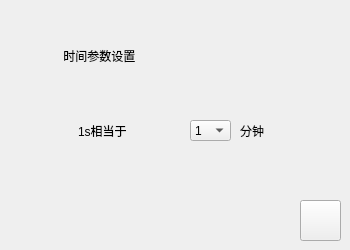
      <widget class="QWidget" name="page_13">
       <widget class="QLabel" name="label_13">
        <property name="geometry">
         <rect>
          <x>30</x>
          <y>30</y>
          <width>191</width>
          <height>51</height>
         </rect>
        </property>
        <property name="styleSheet">
         <string notr="true">font: 75 16pt &quot;微软雅黑&quot;;
border-image: url(:/background/Images/background/tm.png);</string>
        </property>
        <property name="text">
         <string>          时间参数设置</string>
        </property>
       </widget>
       <widget class="QComboBox" name="comboBox">
        <property name="geometry">
         <rect>
          <x>190</x>
          <y>120</y>
          <width>41</width>
          <height>21</height>
         </rect>
        </property>
        <property name="styleSheet">
         <string notr="true">font: 75 10pt &quot;微软雅黑&quot;;
border-image: url(:/background/Images/background/tm.png);</string>
        </property>
        <item>
         <property name="text">
          <string>1</string>
         </property>
        </item>
        <item>
         <property name="text">
          <string>30</string>
         </property>
        </item>
        <item>
         <property name="text">
          <string>60</string>
         </property>
        </item>
       </widget>
       <widget class="QLabel" name="label_32">
        <property name="geometry">
         <rect>
          <x>78</x>
          <y>120</y>
          <width>91</width>
          <height>21</height>
         </rect>
        </property>
        <property name="styleSheet">
         <string notr="true">font: 75 12pt &quot;微软雅黑&quot;;
border-image: url(:/background/Images/background/tm.png);</string>
        </property>
        <property name="text">
         <string>1s相当于</string>
        </property>
       </widget>
       <widget class="QLabel" name="label_34">
        <property name="geometry">
         <rect>
          <x>240</x>
          <y>120</y>
          <width>54</width>
          <height>22</height>
         </rect>
        </property>
        <property name="styleSheet">
         <string notr="true">font: 75 10pt &quot;微软雅黑&quot;;
border-image: url(:/background/Images/background/tm.png);</string>
        </property>
        <property name="text">
         <string>分钟</string>
        </property>
       </widget>
       <widget class="QLabel" name="label_8">
        <property name="geometry">
         <rect>
          <x>30</x>
          <y>30</y>
          <width>41</width>
          <height>41</height>
         </rect>
        </property>
        <property name="styleSheet">
         <string notr="true">border-image: url(:/icon/Images/icon/Communicate/clock1_normal.png);</string>
        </property>
        <property name="text">
         <string/>
        </property>
       </widget>
       <widget class="QPushButton" name="pushButton_48">
        <property name="geometry">
         <rect>
          <x>300</x>
          <y>200</y>
          <width>41</width>
          <height>41</height>
         </rect>
        </property>
        <property name="styleSheet">
         <string notr="true">border-image: url(:/icon/Images/icon/cancel_normal.png);</string>
        </property>
        <property name="text">
         <string/>
        </property>
       </widget>
      </widget>
